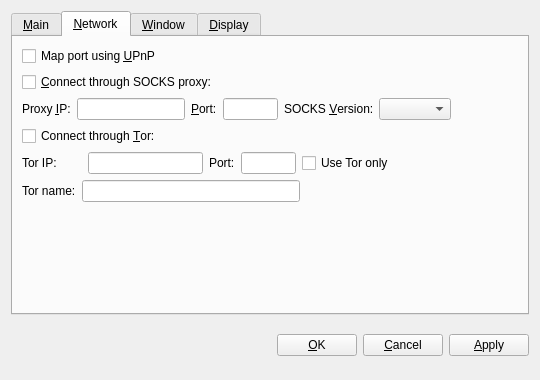
<?xml version="1.0" encoding="UTF-8"?>
<ui version="4.0">
 <class>OptionsDialog</class>
 <widget class="QWidget" name="OptionsDialog">
  <property name="geometry">
   <rect>
    <x>0</x>
    <y>0</y>
    <width>540</width>
    <height>380</height>
   </rect>
  </property>
  <property name="windowTitle">
   <string>Options</string>
  </property>
  <layout class="QVBoxLayout" name="verticalLayout">
   <item>
    <widget class="QTabWidget" name="tabWidget">
     <property name="tabPosition">
      <enum>QTabWidget::North</enum>
     </property>
     <property name="currentIndex">
      <number>1</number>
     </property>
     <widget class="QWidget" name="tabMain">
      <attribute name="title">
       <string>&amp;Main</string>
      </attribute>
      <layout class="QVBoxLayout" name="verticalLayout_Main">
       <item>
        <widget class="QLabel" name="transactionFeeInfoLabel">
         <property name="text">
          <string>Optional transaction fee per kB that helps make sure your transactions are processed quickly. Most transactions are 1 kB. Fee 0.001 recommended.</string>
         </property>
         <property name="textFormat">
          <enum>Qt::PlainText</enum>
         </property>
         <property name="wordWrap">
          <bool>true</bool>
         </property>
        </widget>
       </item>
       <item>
        <layout class="QHBoxLayout" name="horizontalLayout_Main">
         <item>
          <widget class="QLabel" name="transactionFeeLabel">
           <property name="text">
            <string>Pay transaction &amp;fee</string>
           </property>
           <property name="textFormat">
            <enum>Qt::PlainText</enum>
           </property>
           <property name="buddy">
            <cstring>transactionFee</cstring>
           </property>
          </widget>
         </item>
         <item>
          <widget class="BitcoinAmountField" name="transactionFee"/>
         </item>
         <item>
          <widget class="QLabel" name="label">
           <property name="text">
            <string>per kilobyte</string>
           </property>
          </widget>
         </item>
         <item>
          <spacer name="horizontalSpacer_Main">
           <property name="orientation">
            <enum>Qt::Horizontal</enum>
           </property>
           <property name="sizeHint" stdset="0">
            <size>
             <width>40</width>
             <height>20</height>
            </size>
           </property>
          </spacer>
         </item>
        </layout>
       </item>
       <item>
        <widget class="QCheckBox" name="bitcoinAtStartup">
         <property name="toolTip">
          <string>Automatically start Yacoin after logging in to the system.</string>
         </property>
         <property name="text">
          <string>&amp;Start Yacoin on system login</string>
         </property>
        </widget>
       </item>
       <item>
        <widget class="QCheckBox" name="detachDatabases">
         <property name="toolTip">
          <string>Detach block and address databases at shutdown. This means they can be moved to another data directory, but it slows down shutdown. The wallet is always detached.</string>
         </property>
         <property name="text">
          <string>&amp;Detach databases at shutdown</string>
         </property>
        </widget>
       </item>
       <item>
        <spacer name="verticalSpacer_Main">
         <property name="orientation">
          <enum>Qt::Vertical</enum>
         </property>
         <property name="sizeHint" stdset="0">
          <size>
           <width>17</width>
           <height>153</height>
          </size>
         </property>
        </spacer>
       </item>
      </layout>
     </widget>
     <widget class="QWidget" name="tabNetwork">
      <attribute name="title">
       <string>&amp;Network</string>
      </attribute>
      <layout class="QVBoxLayout" name="verticalLayout_Network">
       <item>
        <widget class="QCheckBox" name="mapPortUpnp">
         <property name="toolTip">
          <string>Automatically open the Yacoin client port on the router. This only works when your router supports UPnP and it is enabled.</string>
         </property>
         <property name="text">
          <string>Map port using &amp;UPnP</string>
         </property>
        </widget>
       </item>
       <item>
        <widget class="QCheckBox" name="connectSocks">
         <property name="toolTip">
          <string>Connect to the Yacoin network through a SOCKS proxy (e.g. when connecting through Tor).</string>
         </property>
         <property name="text">
          <string>&amp;Connect through SOCKS proxy:</string>
         </property>
        </widget>
       </item>
       <item>
        <layout class="QHBoxLayout" name="horizontalLayout_Network">
         <item>
          <widget class="QLabel" name="proxyIpLabel">
           <property name="text">
            <string>Proxy &amp;IP:</string>
           </property>
           <property name="textFormat">
            <enum>Qt::PlainText</enum>
           </property>
           <property name="buddy">
            <cstring>proxyIp</cstring>
           </property>
          </widget>
         </item>
         <item>
          <widget class="QValidatedLineEdit" name="proxyIp">
           <property name="maximumSize">
            <size>
             <width>140</width>
             <height>16777215</height>
            </size>
           </property>
           <property name="toolTip">
            <string>IP address of the proxy (e.g. 127.0.0.1)</string>
           </property>
          </widget>
         </item>
         <item>
          <widget class="QLabel" name="proxyPortLabel">
           <property name="text">
            <string>&amp;Port:</string>
           </property>
           <property name="textFormat">
            <enum>Qt::PlainText</enum>
           </property>
           <property name="buddy">
            <cstring>proxyPort</cstring>
           </property>
          </widget>
         </item>
         <item>
          <widget class="QLineEdit" name="proxyPort">
           <property name="maximumSize">
            <size>
             <width>55</width>
             <height>16777215</height>
            </size>
           </property>
           <property name="toolTip">
            <string>Port of the proxy (e.g. 9050)</string>
           </property>
          </widget>
         </item>
         <item>
          <widget class="QLabel" name="socksVersionLabel">
           <property name="text">
            <string>SOCKS &amp;Version:</string>
           </property>
           <property name="textFormat">
            <enum>Qt::PlainText</enum>
           </property>
           <property name="buddy">
            <cstring>socksVersion</cstring>
           </property>
          </widget>
         </item>
         <item>
          <widget class="QValueComboBox" name="socksVersion">
           <property name="toolTip">
            <string>SOCKS version of the proxy (e.g. 5)</string>
           </property>
          </widget>
         </item>
         <item>
          <spacer name="horizontalSpacer_Network">
           <property name="orientation">
            <enum>Qt::Horizontal</enum>
           </property>
           <property name="sizeHint" stdset="0">
            <size>
             <width>40</width>
             <height>20</height>
            </size>
           </property>
          </spacer>
         </item>
        </layout>
       </item>
       <item>
        <widget class="QCheckBox" name="connectTor">
         <property name="text">
          <string>Connect through &amp;Tor:</string>
         </property>
        </widget>
       </item>
       <item>
        <layout class="QHBoxLayout" name="horizontalLayout_Tor">
         <item>
          <widget class="QLabel" name="torIpLabel">
           <property name="minimumSize">
            <size>
             <width>60</width>
             <height>0</height>
            </size>
           </property>
           <property name="text">
            <string>Tor IP:</string>
           </property>
          </widget>
         </item>
         <item>
          <widget class="QValidatedLineEdit" name="torIp">
           <property name="maximumSize">
            <size>
             <width>115</width>
             <height>16777215</height>
            </size>
           </property>
          </widget>
         </item>
         <item>
          <widget class="QLabel" name="torPortLabel">
           <property name="text">
            <string>Port:</string>
           </property>
          </widget>
         </item>
         <item>
          <widget class="QLineEdit" name="torPort">
           <property name="maximumSize">
            <size>
             <width>55</width>
             <height>16777215</height>
            </size>
           </property>
          </widget>
         </item>
         <item>
          <widget class="QCheckBox" name="TorOnly">
           <property name="text">
            <string>Use Tor only</string>
           </property>
          </widget>
         </item>
         <item>
          <spacer name="horizontalSpacer">
           <property name="orientation">
            <enum>Qt::Horizontal</enum>
           </property>
           <property name="sizeHint" stdset="0">
            <size>
             <width>40</width>
             <height>20</height>
            </size>
           </property>
          </spacer>
         </item>
        </layout>
       </item>
       <item>
        <layout class="QHBoxLayout" name="horizontalLayout">
         <item>
          <widget class="QLabel" name="torNameLabel">
           <property name="text">
            <string>Tor name:</string>
           </property>
           <property name="textFormat">
            <enum>Qt::PlainText</enum>
           </property>
           <property name="buddy">
            <cstring>torName</cstring>
           </property>
          </widget>
         </item>
         <item>
          <widget class="QLineEdit" name="torName"/>
         </item>
         <item>
          <spacer name="horizontalSpacer_3">
           <property name="orientation">
            <enum>Qt::Horizontal</enum>
           </property>
           <property name="sizeHint" stdset="0">
            <size>
             <width>40</width>
             <height>20</height>
            </size>
           </property>
          </spacer>
         </item>
        </layout>
       </item>
       <item>
        <spacer name="verticalSpacer_Network">
         <property name="orientation">
          <enum>Qt::Vertical</enum>
         </property>
         <property name="sizeHint" stdset="0">
          <size>
           <width>20</width>
           <height>40</height>
          </size>
         </property>
        </spacer>
       </item>
      </layout>
     </widget>
     <widget class="QWidget" name="tabWindow">
      <attribute name="title">
       <string>&amp;Window</string>
      </attribute>
      <layout class="QVBoxLayout" name="verticalLayout_Window">
       <item>
        <widget class="QCheckBox" name="minimizeToTray">
         <property name="toolTip">
          <string>Show only a tray icon after minimizing the window.</string>
         </property>
         <property name="text">
          <string>&amp;Minimize to the tray instead of the taskbar</string>
         </property>
        </widget>
       </item>
       <item>
        <widget class="QCheckBox" name="minimizeOnClose">
         <property name="toolTip">
          <string>Minimize instead of exit the application when the window is closed. When this option is enabled, the application will be closed only after selecting Exit in the menu.</string>
         </property>
         <property name="text">
          <string>M&amp;inimize on close</string>
         </property>
        </widget>
       </item>
       <item>
        <spacer name="verticalSpacer_Window">
         <property name="orientation">
          <enum>Qt::Vertical</enum>
         </property>
         <property name="sizeHint" stdset="0">
          <size>
           <width>20</width>
           <height>40</height>
          </size>
         </property>
        </spacer>
       </item>
      </layout>
     </widget>
     <widget class="QWidget" name="tabDisplay">
      <attribute name="title">
       <string>&amp;Display</string>
      </attribute>
      <layout class="QVBoxLayout" name="verticalLayout_Display">
       <item>
        <layout class="QHBoxLayout" name="horizontalLayout_1_Display">
         <item>
          <widget class="QLabel" name="langLabel">
           <property name="text">
            <string>User Interface &amp;language:</string>
           </property>
           <property name="textFormat">
            <enum>Qt::PlainText</enum>
           </property>
           <property name="buddy">
            <cstring>lang</cstring>
           </property>
          </widget>
         </item>
         <item>
          <widget class="QValueComboBox" name="lang">
           <property name="toolTip">
            <string>The user interface language can be set here. This setting will take effect after restarting Yacoin.</string>
           </property>
          </widget>
         </item>
        </layout>
       </item>
       <item>
        <layout class="QHBoxLayout" name="horizontalLayout_2_Display">
         <item>
          <widget class="QLabel" name="unitLabel">
           <property name="text">
            <string>&amp;Unit to show amounts in:</string>
           </property>
           <property name="textFormat">
            <enum>Qt::PlainText</enum>
           </property>
           <property name="buddy">
            <cstring>unit</cstring>
           </property>
          </widget>
         </item>
         <item>
          <widget class="QValueComboBox" name="unit">
           <property name="toolTip">
            <string>Choose the default subdivision unit to show in the interface and when sending coins.</string>
           </property>
          </widget>
         </item>
        </layout>
       </item>
       <item>
        <widget class="QCheckBox" name="displayAddresses">
         <property name="toolTip">
          <string>Whether to show Yacoin addresses in the transaction list or not.</string>
         </property>
         <property name="text">
          <string>&amp;Display addresses in transaction list</string>
         </property>
        </widget>
       </item>
       <item>
        <widget class="QCheckBox" name="coinControlFeatures">
         <property name="toolTip">
          <string>Whether to show coin control features or not.</string>
         </property>
         <property name="text">
          <string>Display coin &amp;control features (experts only!)</string>
         </property>
        </widget>
       </item>
       <item>
        <layout class="QHBoxLayout" name="horizontalLayout_3_Display">
         <item>
          <widget class="QLabel" name="thirdPartyTxUrlsLabel">
           <property name="toolTip">
            <string>Third party URLs (e.g. explorer.yacoin.org) that appear in the transactions tab as context menu items. %s in the URL is replaced by transaction hash. Multiple URLs are separated by vertical bar |.</string>
           </property>
           <property name="text">
            <string>Third party transaction URLs</string>
           </property>
           <property name="buddy">
            <cstring>thirdPartyTxUrls</cstring>
           </property>
          </widget>
         </item>
         <item>
          <widget class="QLineEdit" name="thirdPartyTxUrls">
           <property name="toolTip">
            <string>Third party URLs (e.g. explorer.yacoin.org) that appear in the transactions tab as context menu items. %s in the URL is replaced by transaction hash. Multiple URLs are separated by vertical bar |.</string>
           </property>
          </widget>
         </item>
        </layout>
       </item>
       <item>
        <spacer name="verticalSpacer_Display">
         <property name="orientation">
          <enum>Qt::Vertical</enum>
         </property>
         <property name="sizeHint" stdset="0">
          <size>
           <width>20</width>
           <height>40</height>
          </size>
         </property>
        </spacer>
       </item>
      </layout>
     </widget>
    </widget>
   </item>
   <item>
    <layout class="QHBoxLayout" name="horizontalLayout_Buttons">
     <item>
      <spacer name="horizontalSpacer_1">
       <property name="orientation">
        <enum>Qt::Horizontal</enum>
       </property>
       <property name="sizeHint" stdset="0">
        <size>
         <width>40</width>
         <height>48</height>
        </size>
       </property>
      </spacer>
     </item>
     <item>
      <widget class="QLabel" name="statusLabel">
       <property name="font">
        <font>
         <weight>75</weight>
         <bold>true</bold>
        </font>
       </property>
       <property name="text">
        <string/>
       </property>
       <property name="textFormat">
        <enum>Qt::PlainText</enum>
       </property>
       <property name="wordWrap">
        <bool>true</bool>
       </property>
      </widget>
     </item>
     <item>
      <spacer name="horizontalSpacer_2">
       <property name="orientation">
        <enum>Qt::Horizontal</enum>
       </property>
       <property name="sizeHint" stdset="0">
        <size>
         <width>40</width>
         <height>48</height>
        </size>
       </property>
      </spacer>
     </item>
     <item>
      <widget class="QPushButton" name="okButton">
       <property name="text">
        <string>&amp;OK</string>
       </property>
      </widget>
     </item>
     <item>
      <widget class="QPushButton" name="cancelButton">
       <property name="text">
        <string>&amp;Cancel</string>
       </property>
       <property name="autoDefault">
        <bool>false</bool>
       </property>
      </widget>
     </item>
     <item>
      <widget class="QPushButton" name="applyButton">
       <property name="text">
        <string>&amp;Apply</string>
       </property>
       <property name="autoDefault">
        <bool>false</bool>
       </property>
      </widget>
     </item>
    </layout>
   </item>
  </layout>
 </widget>
 <customwidgets>
  <customwidget>
   <class>BitcoinAmountField</class>
   <extends>QSpinBox</extends>
   <header>bitcoinamountfield.h</header>
  </customwidget>
  <customwidget>
   <class>QValueComboBox</class>
   <extends>QComboBox</extends>
   <header>qvaluecombobox.h</header>
  </customwidget>
  <customwidget>
   <class>QValidatedLineEdit</class>
   <extends>QLineEdit</extends>
   <header>qvalidatedlineedit.h</header>
  </customwidget>
 </customwidgets>
 <resources/>
 <connections/>
</ui>
